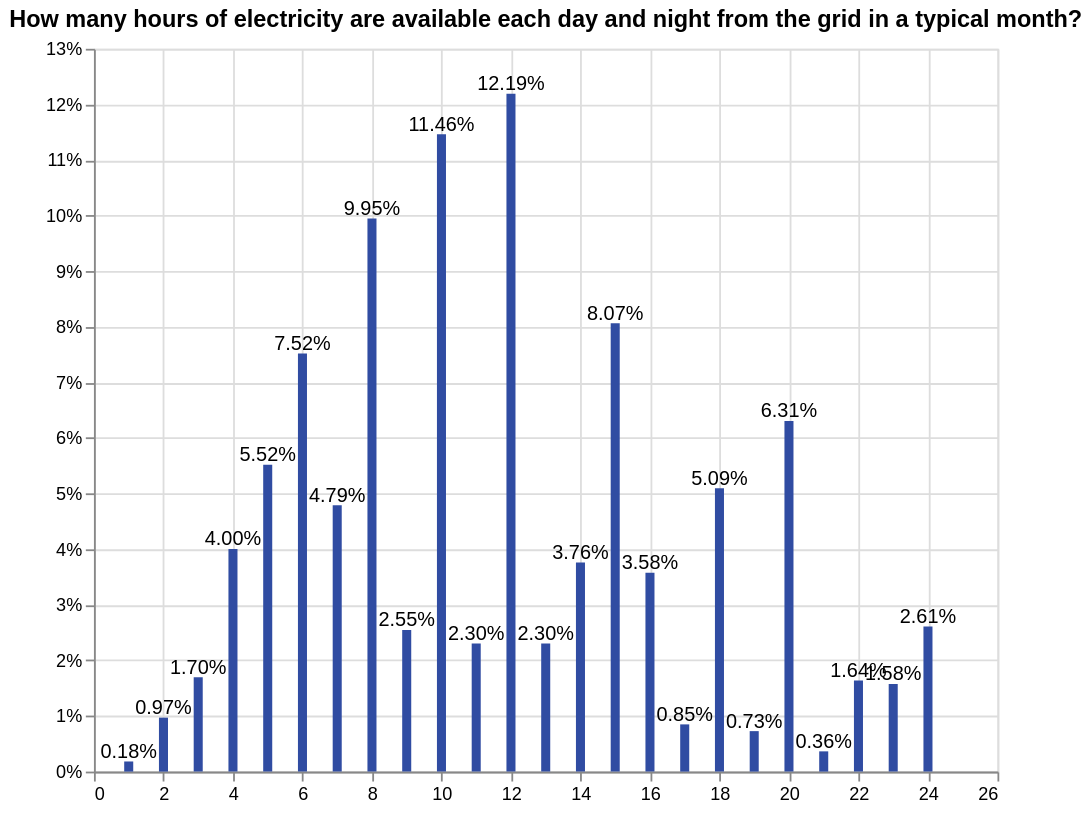

Describe this chart as a Vega-Lite specification.
### Vega-Lite specification from a JSON file in a GitHub repository (floating-point values rounded to 4 significant figures; data arrays with more than 128 entries replaced by an {"elided": "..."} marker saying what was removed)
{"config": {"view": {"continuousWidth": 400, "continuousHeight": 300}}, "layer": [{"mark": {"type": "bar", "color": "#304ca2"}, "encoding": {"tooltip": {"type": "quantitative", "field": "c_28b"}, "x": {"type": "quantitative", "axis": {"title": " "}, "field": "c_28b", "sort": {"field": "c_28b", "op": "count", "order": "descending"}}, "y": {"type": "quantitative", "aggregate": "sum", "axis": {"format": "%", "title": ""}, "field": "pct"}}, "height": 400, "selection": {"selector003": {"type": "single", "fields": ["locality"], "bind": {"input": "select", "options": [null, 0, 1], "labels": ["National", "Urban", "Rural"], "name": "Locality Breakdown  "}}, "selector004": {"type": "single", "fields": ["elc_aggr_tier"], "bind": {"input": "select", "options": [null, "Tier 0", "Tier 1", "Tier 2", "Tier 3", "Tier 4", "Tier 5"], "labels": ["All Tiers", "Tier 0", "Tier 1", "Tier 2", "Tier 3", "Tier 4", "Tier 5"], "name": "Tiers  "}}}, "transform": [{"joinaggregate": [{"op": "count", "field": "*", "as": "total"}]}, {"calculate": "1 / datum.total", "as": "pct"}], "width": 500}, {"mark": {"type": "text", "align": "center", "baseline": "bottom"}, "encoding": {"text": {"type": "quantitative", "aggregate": "sum", "field": "pct", "format": ".2%"}, "tooltip": {"type": "quantitative", "field": "c_28b"}, "x": {"type": "quantitative", "axis": {"title": " "}, "field": "c_28b", "sort": {"field": "c_28b", "op": "count", "order": "descending"}}, "y": {"type": "quantitative", "aggregate": "sum", "axis": {"format": "%", "title": ""}, "field": "pct"}}, "height": 400, "transform": [{"joinaggregate": [{"op": "count", "field": "*", "as": "total"}]}, {"calculate": "1 / datum.total", "as": "pct"}], "width": 500}], "data": {"name": "data-dda4437676e8cddef2b15b158dadb333"}, "title": {"text": ["How many hours of electricity are available each day and night from the grid in a typical month?"], "color": "black", "subtitleColor": "black"}, "transform": [{"filter": {"selection": "selector003"}}, {"filter": {"selection": "selector004"}}], "$schema": "https://vega.github.io/schema/vega-lite/v4.8.1.json", "datasets": {"data-dda4437676e8cddef2b15b158dadb333": {"elided": "1649 records"}}}
